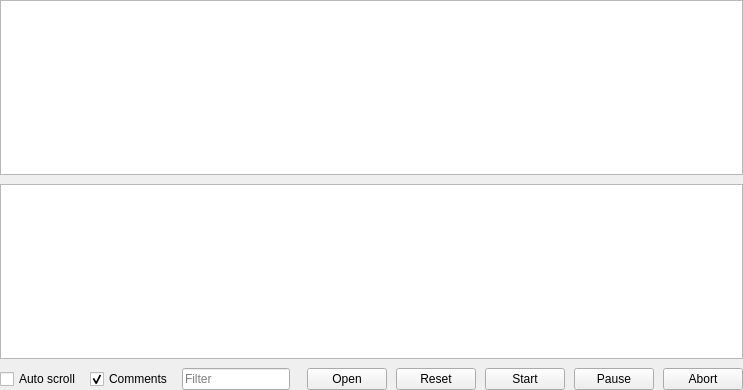
<?xml version="1.0" encoding="UTF-8"?>
<ui version="4.0">
 <class>PartMainProgram</class>
 <widget class="QWidget" name="PartMainProgram">
  <property name="geometry">
   <rect>
    <x>0</x>
    <y>0</y>
    <width>743</width>
    <height>390</height>
   </rect>
  </property>
  <property name="windowTitle">
   <string>Form</string>
  </property>
  <layout class="QVBoxLayout" name="verticalLayout">
   <property name="spacing">
    <number>3</number>
   </property>
   <property name="leftMargin">
    <number>0</number>
   </property>
   <property name="topMargin">
    <number>0</number>
   </property>
   <property name="rightMargin">
    <number>0</number>
   </property>
   <property name="bottomMargin">
    <number>0</number>
   </property>
   <item>
    <layout class="QVBoxLayout" name="verticalLayout_21">
     <property name="spacing">
      <number>9</number>
     </property>
     <item>
      <widget class="QTableView" name="tblProgram">
       <property name="font">
        <font>
         <pointsize>9</pointsize>
        </font>
       </property>
       <property name="contextMenuPolicy">
        <enum>Qt::ContextMenuPolicy::CustomContextMenu</enum>
       </property>
       <property name="editTriggers">
        <set>QAbstractItemView::EditTrigger::AnyKeyPressed|QAbstractItemView::EditTrigger::DoubleClicked|QAbstractItemView::EditTrigger::EditKeyPressed|QAbstractItemView::EditTrigger::SelectedClicked</set>
       </property>
       <property name="selectionMode">
        <enum>QAbstractItemView::SelectionMode::ContiguousSelection</enum>
       </property>
       <property name="selectionBehavior">
        <enum>QAbstractItemView::SelectionBehavior::SelectRows</enum>
       </property>
       <property name="gridStyle">
        <enum>Qt::PenStyle::DashLine</enum>
       </property>
       <attribute name="horizontalHeaderMinimumSectionSize">
        <number>50</number>
       </attribute>
       <attribute name="horizontalHeaderHighlightSections">
        <bool>false</bool>
       </attribute>
       <attribute name="verticalHeaderVisible">
        <bool>false</bool>
       </attribute>
      </widget>
     </item>
     <item>
      <widget class="QTableView" name="tblHeightMap">
       <property name="alternatingRowColors">
        <bool>true</bool>
       </property>
       <property name="selectionMode">
        <enum>QAbstractItemView::SelectionMode::SingleSelection</enum>
       </property>
       <property name="gridStyle">
        <enum>Qt::PenStyle::DashLine</enum>
       </property>
       <attribute name="horizontalHeaderVisible">
        <bool>false</bool>
       </attribute>
       <attribute name="horizontalHeaderDefaultSectionSize">
        <number>60</number>
       </attribute>
       <attribute name="horizontalHeaderHighlightSections">
        <bool>false</bool>
       </attribute>
       <attribute name="verticalHeaderVisible">
        <bool>false</bool>
       </attribute>
      </widget>
     </item>
     <item>
      <layout class="QHBoxLayout" name="horizontalLayout_4">
       <item>
        <widget class="QCheckBox" name="chkAutoScrollGCode">
         <property name="text">
          <string>Auto scroll</string>
         </property>
        </widget>
       </item>
       <item>
        <widget class="QCheckBox" name="chkShowComments">
         <property name="text">
          <string>Comments</string>
         </property>
         <property name="checked">
          <bool>true</bool>
         </property>
        </widget>
       </item>
       <item>
        <widget class="QLineEdit" name="txtFilter">
         <property name="placeholderText">
          <string>Filter</string>
         </property>
        </widget>
       </item>
       <item>
        <spacer name="spacerBot_2">
         <property name="orientation">
          <enum>Qt::Orientation::Horizontal</enum>
         </property>
         <property name="sizeHint" stdset="0">
          <size>
           <width>8</width>
           <height>20</height>
          </size>
         </property>
        </spacer>
       </item>
       <item>
        <widget class="QPushButtonWithMenu" name="cmdFileOpen">
         <property name="text">
          <string>Open</string>
         </property>
         <property name="shortcut">
          <string>Ctrl+O</string>
         </property>
        </widget>
       </item>
       <item>
        <widget class="QPushButton" name="cmdFileReset">
         <property name="text">
          <string>Reset</string>
         </property>
        </widget>
       </item>
       <item>
        <widget class="QPushButtonWithMenu" name="cmdFileSend">
         <property name="sizePolicy">
          <sizepolicy hsizetype="Minimum" vsizetype="Minimum">
           <horstretch>0</horstretch>
           <verstretch>0</verstretch>
          </sizepolicy>
         </property>
         <property name="baseSize">
          <size>
           <width>93</width>
           <height>0</height>
          </size>
         </property>
         <property name="text">
          <string>Start</string>
         </property>
        </widget>
       </item>
       <item>
        <widget class="QPushButton" name="cmdFilePause">
         <property name="text">
          <string>Pause</string>
         </property>
         <property name="checkable">
          <bool>true</bool>
         </property>
        </widget>
       </item>
       <item>
        <widget class="QPushButton" name="cmdFileAbort">
         <property name="text">
          <string>Abort</string>
         </property>
        </widget>
       </item>
      </layout>
     </item>
    </layout>
   </item>
  </layout>
 </widget>
 <customwidgets>
  <customwidget>
   <class>QPushButtonWithMenu</class>
   <extends>QPushButton</extends>
   <header>ui/widgets/qpushbuttonwithmenu.h</header>
  </customwidget>
 </customwidgets>
 <resources/>
 <connections/>
</ui>
